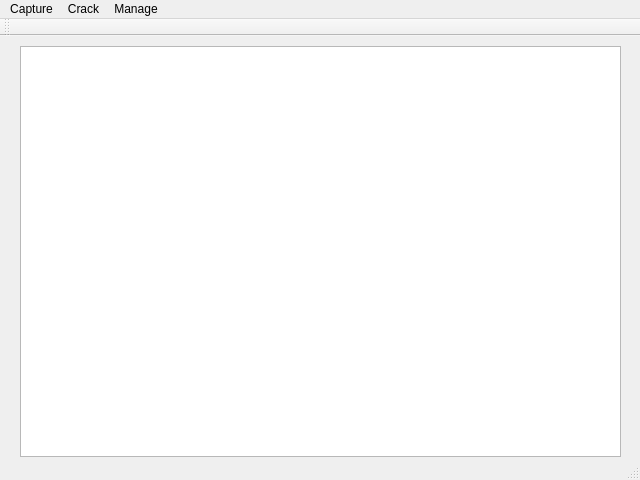
<?xml version="1.0" encoding="UTF-8"?>
<ui version="4.0">
 <class>MainWindow</class>
 <widget class="QMainWindow" name="MainWindow">
  <property name="geometry">
   <rect>
    <x>0</x>
    <y>0</y>
    <width>640</width>
    <height>480</height>
   </rect>
  </property>
  <property name="minimumSize">
   <size>
    <width>640</width>
    <height>480</height>
   </size>
  </property>
  <property name="maximumSize">
   <size>
    <width>640</width>
    <height>480</height>
   </size>
  </property>
  <property name="windowTitle">
   <string>Cracker Boi</string>
  </property>
  <property name="autoFillBackground">
   <bool>true</bool>
  </property>
  <property name="tabShape">
   <enum>QTabWidget::Rounded</enum>
  </property>
  <widget class="QWidget" name="centralWidget">
   <widget class="QTextEdit" name="textEdit">
    <property name="geometry">
     <rect>
      <x>20</x>
      <y>10</y>
      <width>601</width>
      <height>411</height>
     </rect>
    </property>
    <property name="acceptRichText">
     <bool>false</bool>
    </property>
   </widget>
  </widget>
  <widget class="QMenuBar" name="menuBar">
   <property name="geometry">
    <rect>
     <x>0</x>
     <y>0</y>
     <width>640</width>
     <height>25</height>
    </rect>
   </property>
   <property name="autoFillBackground">
    <bool>true</bool>
   </property>
   <property name="styleSheet">
    <string notr="true"/>
   </property>
   <widget class="QMenu" name="menuCapture">
    <property name="title">
     <string>Capture</string>
    </property>
    <addaction name="actionLinear_Deauth_Attack"/>
   </widget>
   <widget class="QMenu" name="menuCrack">
    <property name="title">
     <string>Crack</string>
    </property>
    <addaction name="actionCrack_Handshake"/>
   </widget>
   <widget class="QMenu" name="menuManage">
    <property name="title">
     <string>Manage</string>
    </property>
    <addaction name="actionCaptured_handshakes"/>
   </widget>
   <addaction name="menuCapture"/>
   <addaction name="menuCrack"/>
   <addaction name="menuManage"/>
  </widget>
  <widget class="QToolBar" name="mainToolBar">
   <attribute name="toolBarArea">
    <enum>TopToolBarArea</enum>
   </attribute>
   <attribute name="toolBarBreak">
    <bool>false</bool>
   </attribute>
  </widget>
  <widget class="QStatusBar" name="statusBar"/>
  <action name="actionLinear_Deauth_Attack">
   <property name="text">
    <string>Linear Deauth Attack</string>
   </property>
  </action>
  <action name="actionCrack_Current_Handshake">
   <property name="text">
    <string>Crack Current Handshake</string>
   </property>
  </action>
  <action name="actionCrack_Handshake">
   <property name="text">
    <string>Crack Handshake</string>
   </property>
  </action>
  <action name="actionCaptured_handshakes">
   <property name="text">
    <string>Captured Handshakes</string>
   </property>
  </action>
 </widget>
 <layoutdefault spacing="6" margin="11"/>
 <resources/>
 <connections/>
</ui>
